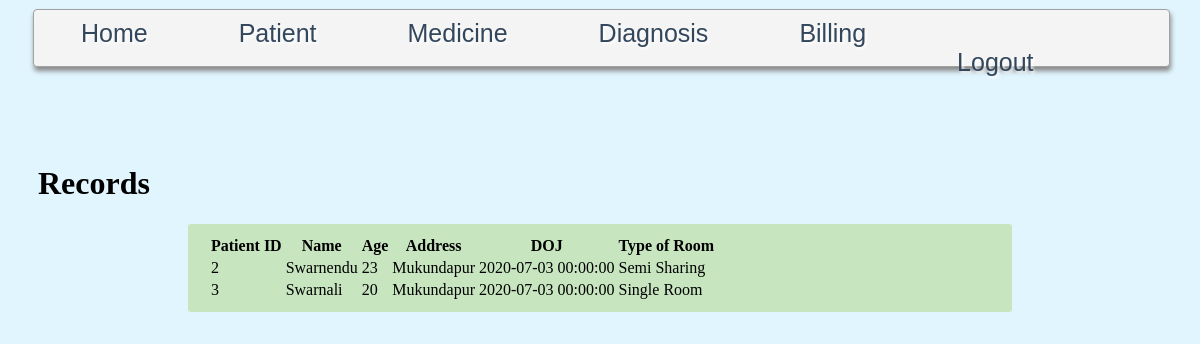
The app's page /show_record (signed in), older data.
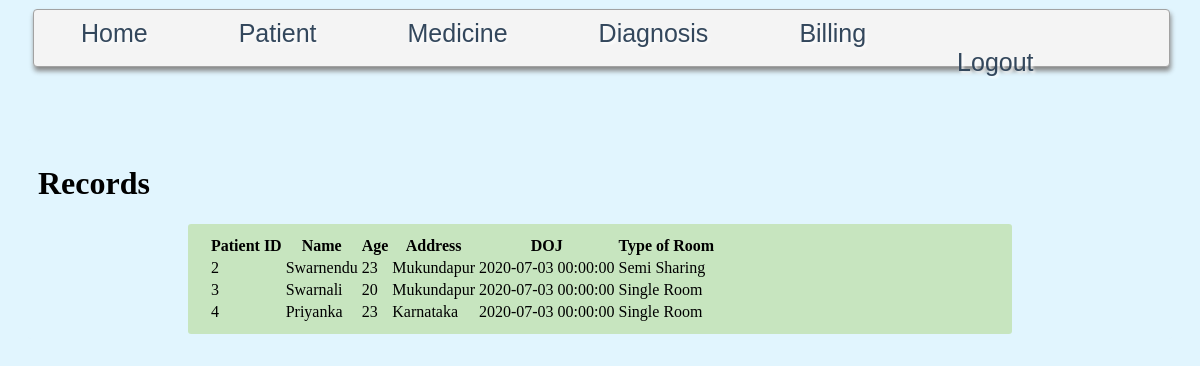
The same page, newer data.
### app.py (models this page shows)
class patient_data(db.Model):
    patient_id=db.Column(db.Integer,primary_key=True,autoincrement=True)
    patient_adhar= db.Column(db.BigInteger,unique=True)
    patient_age= db.Column(db.Integer,nullable=False)
    patient_admission_date=db.Column(db.DateTime,nullable=False,default=date.today())
    patient_bed_type = db.Column(db.String,nullable=False)
    patient_address=db.Column(db.String,nullable=False)
    patient_state = db.Column(db.String,nullable=False)
    patient_city=db.Column(db.String,nullable=False)
    patient_name=db.Column(db.Text,nullable=False)

### app.py (the view)
@app.route('/show_record',methods=['GET','POST'])
def show_record():
    if 'user_id' not in session:
        return redirect(url_for('login'))
    else:
        data = patient_data.query.all()
        return render_template('show_record.html',data=data)

### templates/show_record.html (shortened to what this page needs)
{% extends 'base1.html' %}
{% block head %}
<link rel="stylesheet" href="https://unpkg.com/purecss@2.0.3/build/pure-min.css">
{% endblock %}
{% block body %}
<h1>Records</h1>
<div style="background-color: rgba(174, 213, 129, 0.5);margin-right: 150px;margin-left: 150px;border-radius: 3px;padding-left: 20px;padding-right: 20px;padding-top: 10px;margin-top: 10px;padding-bottom: 10px">
<table class="pure-table">
    <thead>
        <tr>
            <th>Patient ID</th>
            <th>Name</th>
            <th>Age</th>
            <th>Address</th>
            <th>DOJ</th>
            <th>Type of Room</th>
        </tr>
    </thead>
    <tbody>
    {% for something in data %}
        <tr>
            <td>{{something.patient_id}}</td>
            <td>{{something.patient_name}}</td>
            <td>{{something.patient_age}}</td>
            <td>{{something.patient_address}}</td>
            <td>{{something.patient_admission_date}}</td>
            <td>{{something.patient_bed_type}}</td>
        </tr>
    {% endfor %}
    </tbody>
</table>
</div>
{% endblock %}

### templates/base1.html (shortened to what this page needs)
<!DOCTYPE html>
<html lang="en">
<head>
    <link rel="stylesheet" type="text/css" href="{{url_for('static',filename='css/navbar1.css')}}">
     {% block head %} {% endblock %}
</head>
<body bgcolor="#e1f5fe">
<div>
<ul id="menu-bar" style="align-items: self-end">
 <li><a href="{{url_for('home')}}">Home</a></li>
 <li><a href="#">Patient</a>
 </li>
 <li><a href="#">Medicine</a>
 </li>
    <li><a href="#">Diagnosis</a>
 </li>
    <li><a href="#">Billing</a>
 </li>
    <li>&emsp;&emsp;&emsp;&emsp;&emsp;&emsp;&emsp;&emsp;</li>
 <li style="alignment: right"><a href="{{url_for('logout')}}">Logout</a></li>
</ul>
    </div>
<br>
<br>
<div style="margin-left: 20px;margin-right: 20px;background-color: #e1f5fe;min-height: auto;padding: 5px 10px;border-radius: 3px">
{% block body %} {% endblock %}
    </div>
</body>
</html>

### static/css/navbar1.css (style rules this page uses)
#menu-bar { width: 95%; margin: 1px 25px 5px 25px; padding: 5px 5px 5px 5px; height: 46px; line-height: 100%; border-radius: 4px; -webkit-border-radius: 4px; -moz-border-radius: 4px; box-shadow: 1px 4px 5px #878787; -webkit-box-shadow: 1px 4px 5px #878787; -moz-box-shadow: 1px 4px 5px #878787; background: #F4F4F4; border: solid 1px #A2A2A2; position:relative; z-index:999; }
#menu-bar li { margin: 1px 5px 6px 5px; padding: 1px 25px 5px 16px; float: left; position: relative; list-style: none; }
#menu-bar a { font-weight: normal; font-family: helvetica; font-style: normal; font-size: 25px; color: #33475C; text-decoration: none; display: block; padding: 8px 19px 7px 21px; margin: 0; margin-bottom: 6px; border-radius: 2px; -webkit-border-radius: 2px; -moz-border-radius: 2px; text-shadow: 2px 2px 3px #FFFFFF; }
#menu-bar:after { content: "."; display: block; clear: both; visibility: hidden; line-height: 0; height: 0; }
#menu-bar { display: inline-block; }

Row changes from the older to the newer data that the page shows:
added patient_data: patient_id "4", patient_name "Priyanka", patient_age "23", patient_address "Karnataka", patient_admission_date "2020-07-03 00:00:00", patient_bed_type "Single Room"
